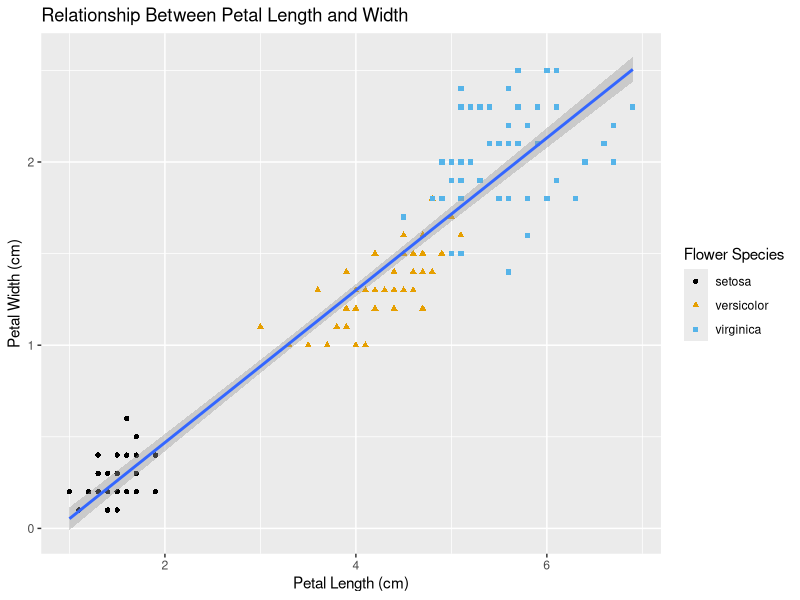

The R source for this figure:
library(ggplot2)
library(ggthemes)

plot <- ggplot(
  data = iris,
  mapping = aes(x = Petal.Length, y = Petal.Width)
) +
  geom_point(mapping = aes(color = Species, shape = Species)) +
  geom_smooth(method = "lm") +
  labs(
    title = "Relationship Between Petal Length and Width",
    x = "Petal Length (cm)",
    y = "Petal Width (cm)",
    color = "Flower Species",
    shape = "Flower Species"
  ) +
  scale_color_colorblind()

# Display the graph
print(plot)
